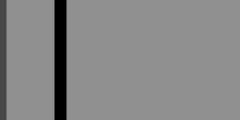
Frame 1 (no input)
Frame 60 (the mouse pressed at the canvas centre just before this capture): identical to frame 1, image omitted
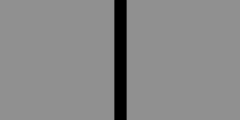
Frame 120 (the mouse held since frame 60 and released just before this capture)

The Processing sketch that drew these frames (run headless with seeded random() and noise(); from frame 60 on, the mouse is pressed at the canvas centre):

// Processing sketch: FV_Assignment_6
// ── FV_Assignment_6.pde
// Getting Started with Processing
// Example 5-21: Map with the map() Function
// Controls: Use the mouse.

void setup() {
  size(240, 120);
  colorMode(HSB, 360, 100, 100, 100);
  strokeWeight(12);
}

void draw() {
  background(204);
  stroke(102);
  line(mouseX, 0, mouseX, height);  // Gray line
  stroke(0);

  float mx = map(mouseX, 0, width, 60, 180);
  line(mx, 0, mx, height);  // Black line
}
